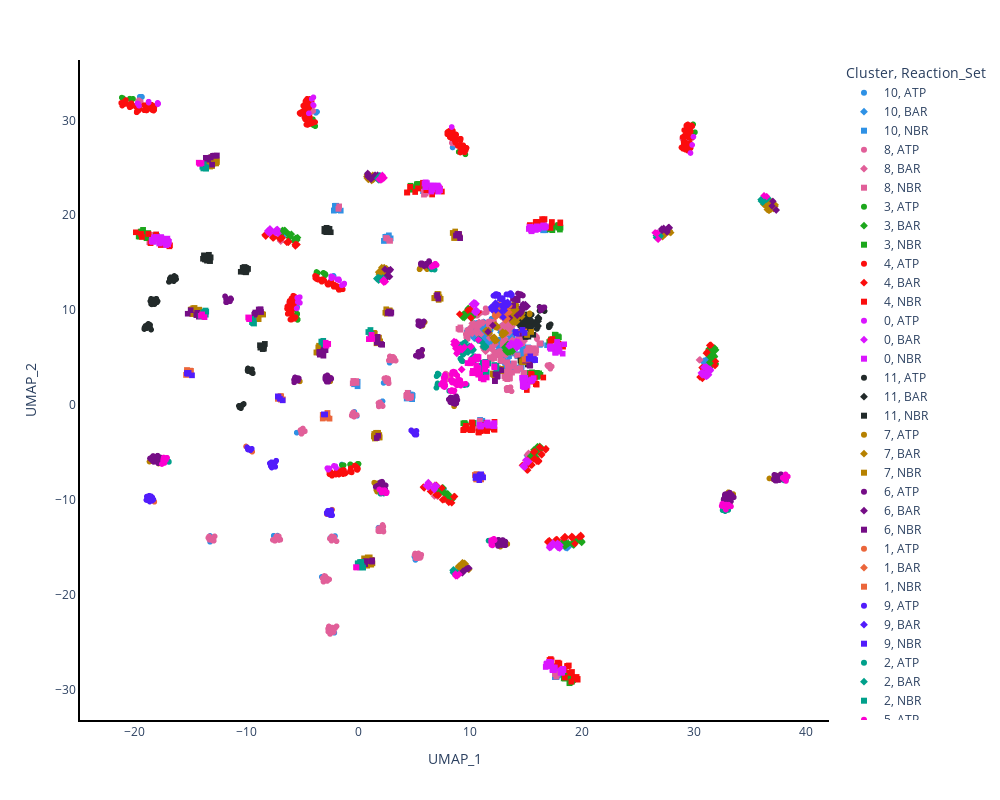

Source (notebook cell):
### Code cell
umap_df["Cluster"] = umap_df["Cluster"].astype(str)

fig = px.scatter(umap_df,
                 x="UMAP_1", y="UMAP_2",
                 color='Cluster',
                 symbol='Reaction_Set',
                 hover_data=['Subsystem', 'Condition'],
                 color_discrete_sequence=px.colors.qualitative.Dark24)

fig.update_layout(plot_bgcolor= 'white',
                  width = 1000,
                  height = 800)

fig.update_traces(marker_size=6)
fig.update_xaxes(showline=True, linewidth=2, linecolor='black')
fig.update_yaxes(showline=True, linewidth=2, linecolor='black')

fig.show()
